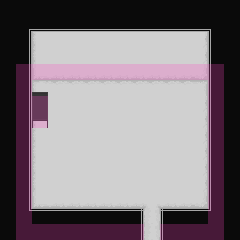

The image is a tile-based game level rendered from a .tmx file. Its description and complete source (layers, tilesets, objects, tile grids) follow:
An orthogonal 15x15 tile map with 16x16 px tiles, 5 tile layers (floor, props, props_above, above, ...), 2 tilesets and 1 object.

<map version="1.10" tiledversion="1.10.1" orientation="orthogonal" renderorder="right-down" width="15" height="15" tilewidth="16" tileheight="16" infinite="0" backgroundcolor="#0a0a0a" nextlayerid="8" nextobjectid="2">
 <properties>
  <property name="edges">{
	"down": {
		"type": "warp",
		"map": "hospital/hospital_main.tmx",
		"pos": { "x": 10, "y": 46 },
		"transition": "fade",
		"transition_music": false
	}
}</property>
  <property name="music" value="res/audio/music/lh.mp3" />
  <property name="music_speed" type="float" value="1" />
  <property name="music_volume" type="float" value="0.5" />
  <property name="tint" value="0,0,0,127" />
 </properties>
 <tileset firstgid="1" source="../hospital.tsx" />
 <tileset firstgid="111" source="../entity/doors.tsx" />
 <layer id="1" name="floor" width="15" height="15">
  <data encoding="csv">
0,0,0,0,0,0,0,0,0,0,0,0,0,0,0,
0,0,0,0,0,0,0,0,0,0,0,0,0,0,0,
0,0,39,40,40,40,40,40,40,40,40,40,41,0,0,
0,0,39,40,40,40,40,40,40,40,40,40,41,0,0,
0,0,50,51,51,51,51,51,51,51,51,51,52,0,0,
0,0,28,29,29,29,29,29,29,29,29,29,30,0,0,
0,0,39,40,40,40,40,40,40,40,40,40,41,0,0,
0,0,39,40,40,40,40,40,40,40,40,40,41,0,0,
0,0,39,40,40,40,40,40,40,40,40,40,41,0,0,
0,0,39,40,40,40,40,40,40,40,40,40,41,0,0,
0,0,39,40,40,40,40,40,40,40,40,40,41,0,0,
0,0,39,40,40,40,40,40,40,40,40,40,41,0,0,
0,0,50,51,51,51,51,51,51,80,51,51,52,0,0,
0,0,0,0,0,0,0,0,0,61,0,0,0,0,0,
0,0,0,0,0,0,0,0,0,61,0,0,0,0,0
</data>
 </layer>
 <layer id="2" name="props" width="15" height="15">
  <data encoding="csv">
0,0,0,0,0,0,0,0,0,0,0,0,0,0,0,
0,0,0,0,0,0,0,0,0,0,0,0,0,0,0,
0,0,0,0,0,0,0,0,0,0,0,0,0,0,0,
0,0,0,0,0,0,0,0,0,0,0,0,0,0,0,
0,0,0,0,0,0,0,0,0,0,0,0,0,0,0,
0,0,0,0,0,0,0,0,0,0,0,0,0,0,0,
0,0,97,0,0,0,0,0,0,0,0,0,0,0,0,
0,0,109,0,0,0,0,0,0,0,0,0,0,0,0,
0,0,0,0,0,0,0,0,0,0,0,0,0,0,0,
0,0,0,0,0,0,0,0,0,0,0,0,0,0,0,
0,0,0,0,0,0,0,0,0,0,0,0,0,0,0,
0,0,0,0,0,0,0,0,0,0,0,0,0,0,0,
0,0,0,0,0,0,0,0,0,0,0,0,0,0,0,
0,0,0,0,0,0,0,0,0,0,0,0,0,0,0,
0,0,0,0,0,0,0,0,0,0,0,0,0,0,0
</data>
 </layer>
 <layer id="4" name="props_above" width="15" height="15">
  <properties>
   <property name="height" type="int" value="1" />
  </properties>
  <data encoding="csv">
0,0,0,0,0,0,0,0,0,0,0,0,0,0,0,
0,0,0,0,0,0,0,0,0,0,0,0,0,0,0,
0,0,0,0,0,0,0,0,0,0,0,0,0,0,0,
0,0,0,0,0,0,0,0,0,0,0,0,0,0,0,
0,0,0,0,0,0,0,0,0,0,0,0,0,0,0,
0,0,98,0,0,0,0,0,0,0,0,0,0,0,0,
0,0,0,0,0,0,0,0,0,0,0,0,0,0,0,
0,0,0,0,0,0,0,0,0,0,0,0,0,0,0,
0,0,0,0,0,0,0,0,0,0,0,0,0,0,0,
0,0,0,0,0,0,0,0,0,0,0,0,0,0,0,
0,0,0,0,0,0,0,0,0,0,0,0,0,0,0,
0,0,0,0,0,0,0,0,0,0,0,0,0,0,0,
0,0,0,0,0,0,0,0,0,0,0,0,0,0,0,
0,0,0,0,0,0,0,0,0,0,0,0,0,0,0,
0,0,0,0,0,0,0,0,0,0,0,0,0,0,0
</data>
 </layer>
 <layer id="3" name="above" width="15" height="15">
  <properties>
   <property name="height" type="int" value="1" />
  </properties>
  <data encoding="csv">
0,0,0,0,0,0,0,0,0,0,0,0,0,0,0,
0,1,2,2,2,2,2,2,2,2,2,2,2,3,0,
0,12,0,0,0,0,0,0,0,0,0,0,0,14,0,
0,12,0,0,0,0,0,0,0,0,0,0,0,14,0,
0,12,0,0,0,0,0,0,0,0,0,0,0,14,0,
0,12,0,0,0,0,0,0,0,0,0,0,0,14,0,
0,12,0,0,0,0,0,0,0,0,0,0,0,14,0,
0,12,0,0,0,0,0,0,0,0,0,0,0,14,0,
0,12,0,0,0,0,0,0,0,0,0,0,0,14,0,
0,12,0,0,0,0,0,0,0,0,0,0,0,14,0,
0,12,0,0,0,0,0,0,0,0,0,0,0,14,0,
0,12,0,0,0,0,0,0,0,0,0,0,0,14,0,
0,12,0,0,0,0,0,0,0,0,0,0,0,14,0,
0,23,24,24,24,24,24,24,37,0,38,24,24,25,0,
0,0,0,0,0,0,0,0,12,0,14,0,0,0,0
</data>
 </layer>
 <objectgroup id="6" name="entities">
  <object id="1" gid="111" x="144" y="80" width="16" height="32">
   <properties>
    <property name="collider">{
	"x": 0,
	"y": 16,
	"w": 16,
	"h": 16
}</property>
    <property name="door_warp_map" value="hospital/hospital_main.tmx" />
    <property name="door_warp_x" type="int" value="10" />
    <property name="door_warp_y" type="int" value="37" />
    <property name="file" value="res/data/entity/entrances/hospital_door_nomusic.json" />
    <property name="height" type="int" value="0" />
    <property name="solid" type="bool" value="true" />
    <property name="walk_behind" type="bool" value="true" />
   </properties>
  </object>
 </objectgroup>
 <layer id="7" name="collision" width="15" height="15" opacity="0.25">
  <properties>
   <property name="draw" type="bool" value="false" />
  </properties>
  <data encoding="csv">
0,0,0,0,0,0,0,0,0,0,0,0,0,0,0,
0,0,0,0,0,0,0,0,0,0,0,0,0,0,0,
0,0,0,0,0,0,0,0,0,0,0,0,0,0,0,
0,0,0,0,0,0,0,0,0,0,0,0,0,0,0,
0,35,35,35,35,35,35,35,35,35,35,35,35,35,0,
0,35,0,0,0,0,0,0,0,0,0,0,0,35,0,
0,35,35,0,0,0,0,0,0,0,0,0,0,35,0,
0,35,35,0,0,0,0,0,0,0,0,0,0,35,0,
0,35,0,0,0,0,0,0,0,0,0,0,0,35,0,
0,35,0,0,0,0,0,0,0,0,0,0,0,35,0,
0,35,0,0,0,0,0,0,0,0,0,0,0,35,0,
0,35,0,0,0,0,0,0,0,0,0,0,0,35,0,
0,35,0,0,0,0,0,0,0,0,0,0,0,35,0,
0,35,0,0,0,0,0,0,0,0,0,0,0,35,0,
0,35,35,35,35,35,35,35,35,0,35,35,35,35,0
</data>
 </layer>
</map>
